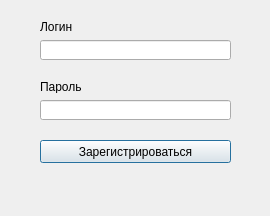
<?xml version="1.0" encoding="UTF-8"?>
<ui version="4.0">
 <class>RegistrationWindow</class>
 <widget class="QDialog" name="RegistrationWindow">
  <property name="geometry">
   <rect>
    <x>0</x>
    <y>0</y>
    <width>270</width>
    <height>216</height>
   </rect>
  </property>
  <property name="windowTitle">
   <string>Регистрация</string>
  </property>
  <widget class="QPushButton" name="registrationButton">
   <property name="geometry">
    <rect>
     <x>40</x>
     <y>140</y>
     <width>191</width>
     <height>23</height>
    </rect>
   </property>
   <property name="text">
    <string>Зарегистрироваться</string>
   </property>
  </widget>
  <widget class="QLabel" name="label_2">
   <property name="geometry">
    <rect>
     <x>40</x>
     <y>80</y>
     <width>47</width>
     <height>13</height>
    </rect>
   </property>
   <property name="text">
    <string>Пароль</string>
   </property>
  </widget>
  <widget class="QLabel" name="label">
   <property name="geometry">
    <rect>
     <x>40</x>
     <y>20</y>
     <width>47</width>
     <height>13</height>
    </rect>
   </property>
   <property name="text">
    <string>Логин</string>
   </property>
  </widget>
  <widget class="QLineEdit" name="passwordEdit">
   <property name="geometry">
    <rect>
     <x>40</x>
     <y>100</y>
     <width>191</width>
     <height>20</height>
    </rect>
   </property>
   <property name="echoMode">
    <enum>QLineEdit::Password</enum>
   </property>
  </widget>
  <widget class="QLineEdit" name="loginEdit">
   <property name="geometry">
    <rect>
     <x>40</x>
     <y>40</y>
     <width>191</width>
     <height>20</height>
    </rect>
   </property>
  </widget>
  <widget class="QLabel" name="messageLabel">
   <property name="geometry">
    <rect>
     <x>10</x>
     <y>170</y>
     <width>251</width>
     <height>41</height>
    </rect>
   </property>
   <property name="text">
    <string/>
   </property>
   <property name="scaledContents">
    <bool>true</bool>
   </property>
   <property name="wordWrap">
    <bool>true</bool>
   </property>
  </widget>
 </widget>
 <resources/>
 <connections/>
</ui>
